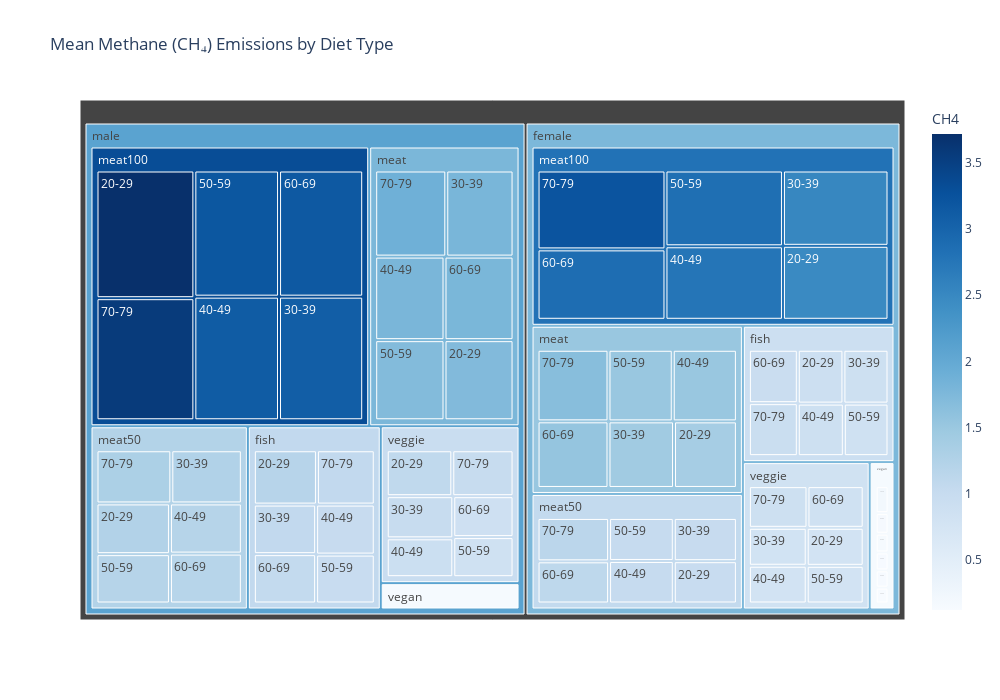

The notebook cell saved with this chart:
### Code cell
plot_treemap('CH4', 'Mean Methane (CH₄) Emissions by Diet Type')

### Figure 1 — Plotly figure (JSON) as saved in the notebook; plotly's stock layout.template omitted (floating-point values rounded to 4 significant figures)
{"data": [{"branchvalues": "total", "customdata": [[0.9008], [1.193], [1.38], [1.72], [2.475], [3.719], [0.9872], [1.249], [0.125], [0.1955], [0.8001], [1.084], [0.8918], [1.063], [1.436], [1.793], [2.526], [3.088], [1.007], [1.253], [0.1494], [0.1582], [0.8091], [1.005], [0.8847], [1.009], [1.51], [1.791], [2.759], [3.118], [1.014], [1.198], [0.1638], [0.1617], [0.8014], [0.9211], [0.8554], [0.9805], [1.514], [1.711], [2.847], [3.19], [1.025], [1.201], [0.1377], [0.1478], [0.7891], [0.8561], [0.9519], [1.053], [1.553], [1.783], [2.877], [3.157], [1.111], [1.184], [0.141], [0.1211], [0.8579], [0.8716], [0.9404], [1.067], [1.664], [1.885], [3.221], [3.574], [1.143], [1.313], [0.2152], [0.1502], [0.8931], [0.9982], [0.9054], [1.065], [1.515], [1.782], [2.805], [3.326], [1.051], [1.235], [0.1608], [0.159], [0.8269], [0.9623], [1.766], [2.101]], "domain": {"x": [0, 1], "y": [0, 1]}, "hovertemplate": "labels=%{label}<br>CH4_sum=%{value}<br>parent=%{parent}<br>id=%{id}<br>CH4=%{color}<extra></extra>", "ids": ["female/fish/20-29", "male/fish/20-29", "female/meat/20-29", "male/meat/20-29", "female/meat100/20-29", "male/meat100/20-29", "female/meat50/20-29", "male/meat50/20-29", "female/vegan/20-29", "male/vegan/20-29", "female/veggie/20-29", "male/veggie/20-29", "female/fish/30-39", "male/fish/30-39", "female/meat/30-39", "male/meat/30-39", "female/meat100/30-39", "male/meat100/30-39", "female/meat50/30-39", "male/meat50/30-39", "female/vegan/30-39", "male/vegan/30-39", "female/veggie/30-39", "male/veggie/30-39", "female/fish/40-49", "male/fish/40-49", "female/meat/40-49", "male/meat/40-49", "female/meat100/40-49", "male/meat100/40-49", "female/meat50/40-49", "male/meat50/40-49", "female/vegan/40-49", "male/vegan/40-49", "female/veggie/40-49", "male/veggie/40-49", "female/fish/50-59", "male/fish/50-59", "female/meat/50-59", "male/meat/50-59", "female/meat100/50-59", "male/meat100/50-59", "female/meat50/50-59", "male/meat50/50-59", "female/vegan/50-59", "male/vegan/50-59", "female/veggie/50-59", "male/veggie/50-59", "female/fish/60-69", "male/fish/60-69", "female/meat/60-69", "male/meat/60-69", "female/meat100/60-69", "male/meat100/60-69", "female/meat50/60-69", "male/meat50/60-69", "female/vegan/60-69", "male/vegan/60-69", "female/veggie/60-69", "male/veggie/60-69", "female/fish/70-79", "male/fish/70-79", "female/meat/70-79", "male/meat/70-79", "female/meat100/70-79", "male/meat100/70-79", "female/meat50/70-79", "male/meat50/70-79", "female/vegan/70-79", "male/vegan/70-79", "female/veggie/70-79", "male/veggie/70-79", "female/fish", "male/fish", "female/meat", "male/meat", "female/meat100", "male/meat100", "female/meat50", "male/meat50", "female/vegan", "male/vegan", "female/veggie", "male/veggie", "female", "male"], "labels": ["20-29", "20-29", "20-29", "20-29", "20-29", "20-29", "20-29", "20-29", "20-29", "20-29", "20-29", "20-29", "30-39", "30-39", "30-39", "30-39", "30-39", "30-39", "30-39", "30-39", "30-39", "30-39", "30-39", "30-39", "40-49", "40-49", "40-49", "40-49", "40-49", "40-49", "40-49", "40-49", "40-49", "40-49", "40-49", "40-49", "50-59", "50-59", "50-59", "50-59", "50-59", "50-59", "50-59", "50-59", "50-59", "50-59", "50-59", "50-59", "60-69", "60-69", "60-69", "60-69", "60-69", "60-69", "60-69", "60-69", "60-69", "60-69", "60-69", "60-69", "70-79", "70-79", "70-79", "70-79", "70-79", "70-79", "70-79", "70-79", "70-79", "70-79", "70-79", "70-79", "fish", "fish", "meat", "meat", "meat100", "meat100", "meat50", "meat50", "vegan", "vegan", "veggie", "veggie", "female", "male"], "marker": {"coloraxis": "coloraxis", "colors": [0.9008, 1.193, 1.38, 1.72, 2.475, 3.719, 0.9872, 1.249, 0.125, 0.1955, 0.8001, 1.084, 0.8918, 1.063, 1.436, 1.793, 2.526, 3.088, 1.007, 1.253, 0.1494, 0.1582, 0.8091, 1.005, 0.8847, 1.009, 1.51, 1.791, 2.759, 3.118, 1.014, 1.198, 0.1638, 0.1617, 0.8014, 0.9211, 0.8554, 0.9805, 1.514, 1.711, 2.847, 3.19, 1.025, 1.201, 0.1377, 0.1478, 0.7891, 0.8561, 0.9519, 1.053, 1.553, 1.783, 2.877, 3.157, 1.111, 1.184, 0.141, 0.1211, 0.8579, 0.8716, 0.9404, 1.067, 1.664, 1.885, 3.221, 3.574, 1.143, 1.313, 0.2152, 0.1502, 0.8931, 0.9982, 0.9054, 1.065, 1.515, 1.782, 2.805, 3.326, 1.051, 1.235, 0.1608, 0.159, 0.8269, 0.9623, 1.766, 2.101]}, "name": "", "parents": ["female/fish", "male/fish", "female/meat", "male/meat", "female/meat100", "male/meat100", "female/meat50", "male/meat50", "female/vegan", "male/vegan", "female/veggie", "male/veggie", "female/fish", "male/fish", "female/meat", "male/meat", "female/meat100", "male/meat100", "female/meat50", "male/meat50", "female/vegan", "male/vegan", "female/veggie", "male/veggie", "female/fish", "male/fish", "female/meat", "male/meat", "female/meat100", "male/meat100", "female/meat50", "male/meat50", "female/vegan", "male/vegan", "female/veggie", "male/veggie", "female/fish", "male/fish", "female/meat", "male/meat", "female/meat100", "male/meat100", "female/meat50", "male/meat50", "female/vegan", "male/vegan", "female/veggie", "male/veggie", "female/fish", "male/fish", "female/meat", "male/meat", "female/meat100", "male/meat100", "female/meat50", "male/meat50", "female/vegan", "male/vegan", "female/veggie", "male/veggie", "female/fish", "male/fish", "female/meat", "male/meat", "female/meat100", "male/meat100", "female/meat50", "male/meat50", "female/vegan", "male/vegan", "female/veggie", "male/veggie", "female", "male", "female", "male", "female", "male", "female", "male", "female", "male", "female", "male", "", ""], "type": "treemap", "values": [836.9, 1098.0, 1323.0, 1641.0, 2374.0, 3563.0, 936.4, 1175.0, 120.9, 189.3, 735.2, 991.8, 827.4, 987.9, 1379.0, 1718.0, 2417.0, 2968.0, 956.2, 1183.0, 143.4, 150.0, 745.3, 924.6, 823.8, 939.3, 1450.0, 1717.0, 2627.0, 2984.0, 965.1, 1137.0, 157.7, 153.0, 741.2, 852.2, 799.7, 918.4, 1453.0, 1647.0, 2708.0, 3048.0, 976.2, 1144.0, 132.2, 142.2, 728.3, 796.8, 890.1, 984.7, 1493.0, 1711.0, 2739.0, 3028.0, 1057.0, 1131.0, 135.8, 114.5, 795.6, 813.6, 883.1, 1006.0, 1604.0, 1815.0, 3068.0, 3407.0, 1087.0, 1255.0, 205.8, 141.5, 829.3, 927.3, 5061.0, 5934.0, 8703.0, 10250.0, 15930.0, 19000.0, 5979.0, 7025.0, 895.9, 890.4, 4575.0, 5306.0, 41150.0, 48400.0]}], "layout": {"coloraxis": {"colorbar": {"title": {"text": "CH4"}}, "colorscale": [[0, "rgb(247,251,255)"], [0.125, "rgb(222,235,247)"], [0.25, "rgb(198,219,239)"], [0.375, "rgb(158,202,225)"], [0.5, "rgb(107,174,214)"], [0.625, "rgb(66,146,198)"], [0.75, "rgb(33,113,181)"], [0.875, "rgb(8,81,156)"], [1, "rgb(8,48,107)"]]}, "height": 700, "legend": {"tracegroupgap": 0}, "title": {"text": "Mean Methane (CH₄) Emissions by Diet Type"}, "width": 1000}}
